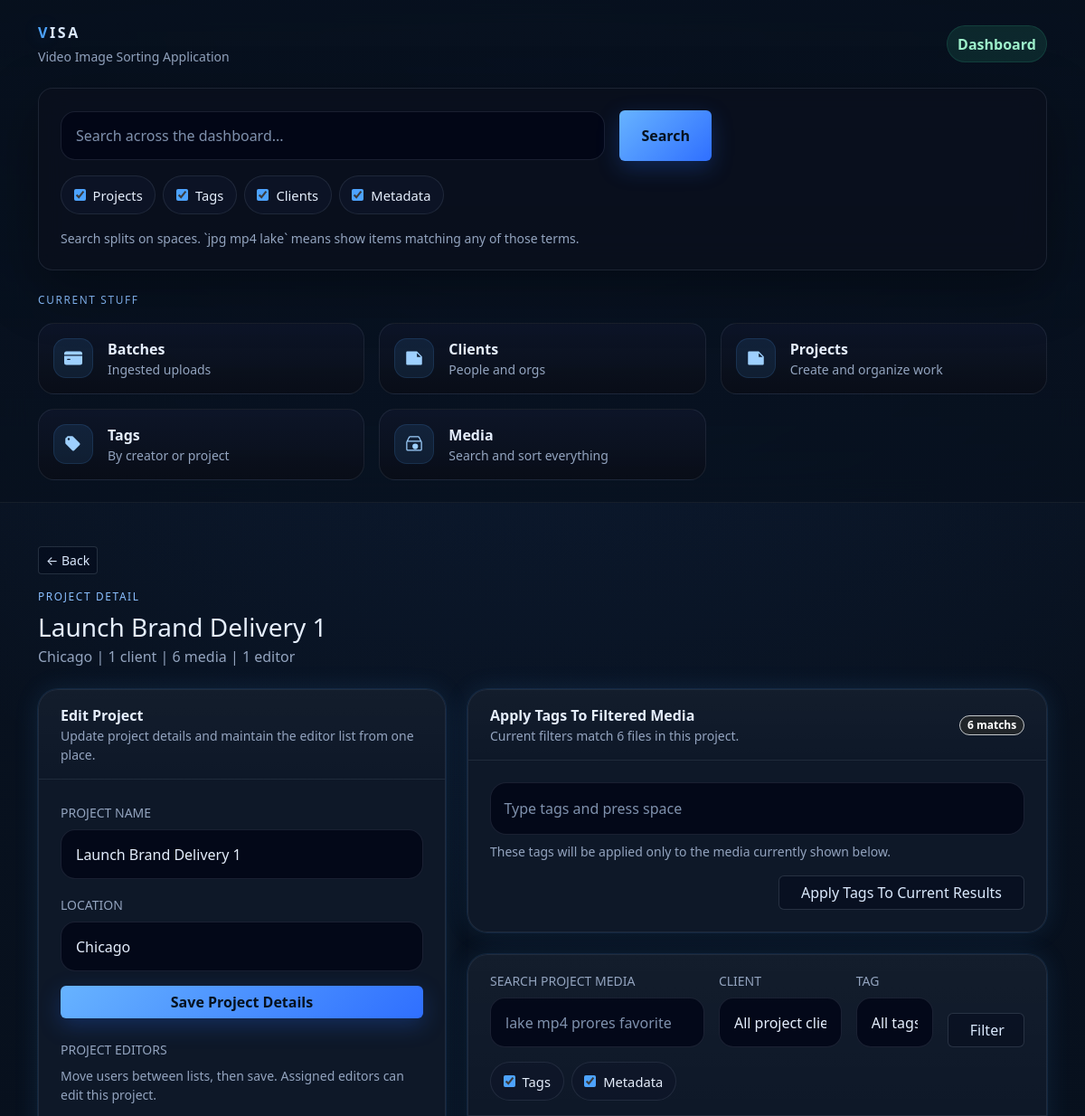
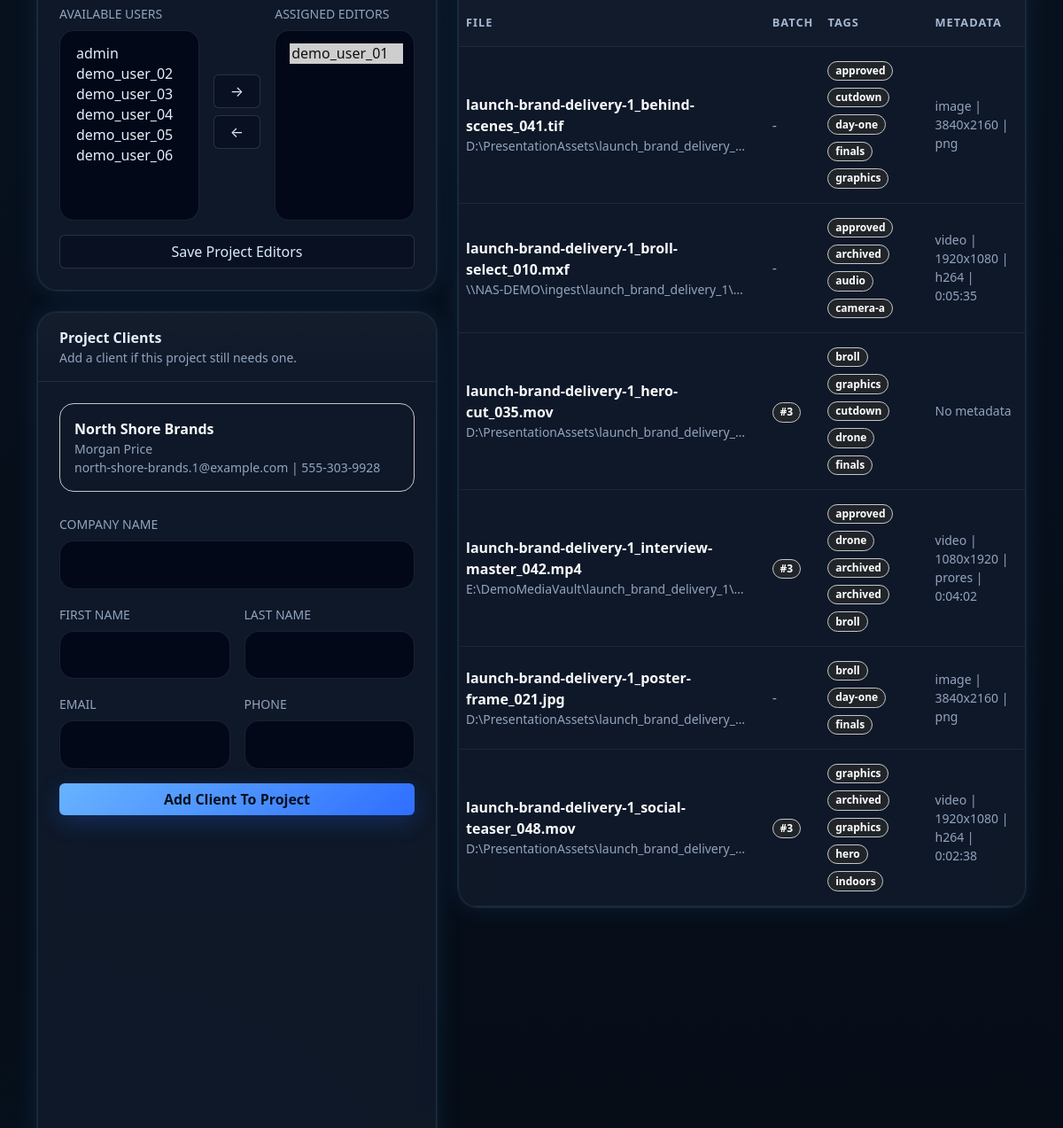
The page /dashboard/projects/1/ (upper part) on the database as committed earlier (2 pictures, top to bottom).
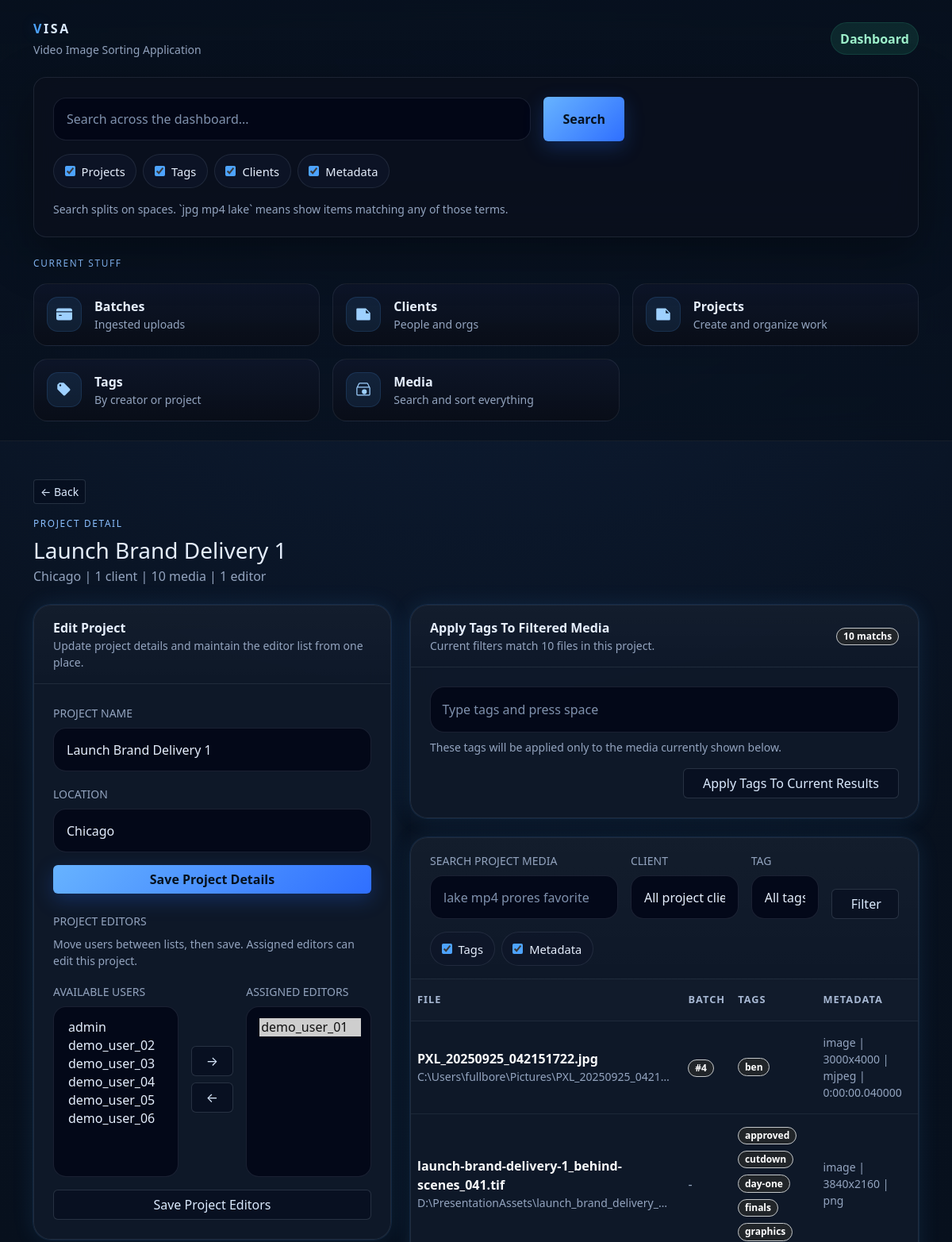
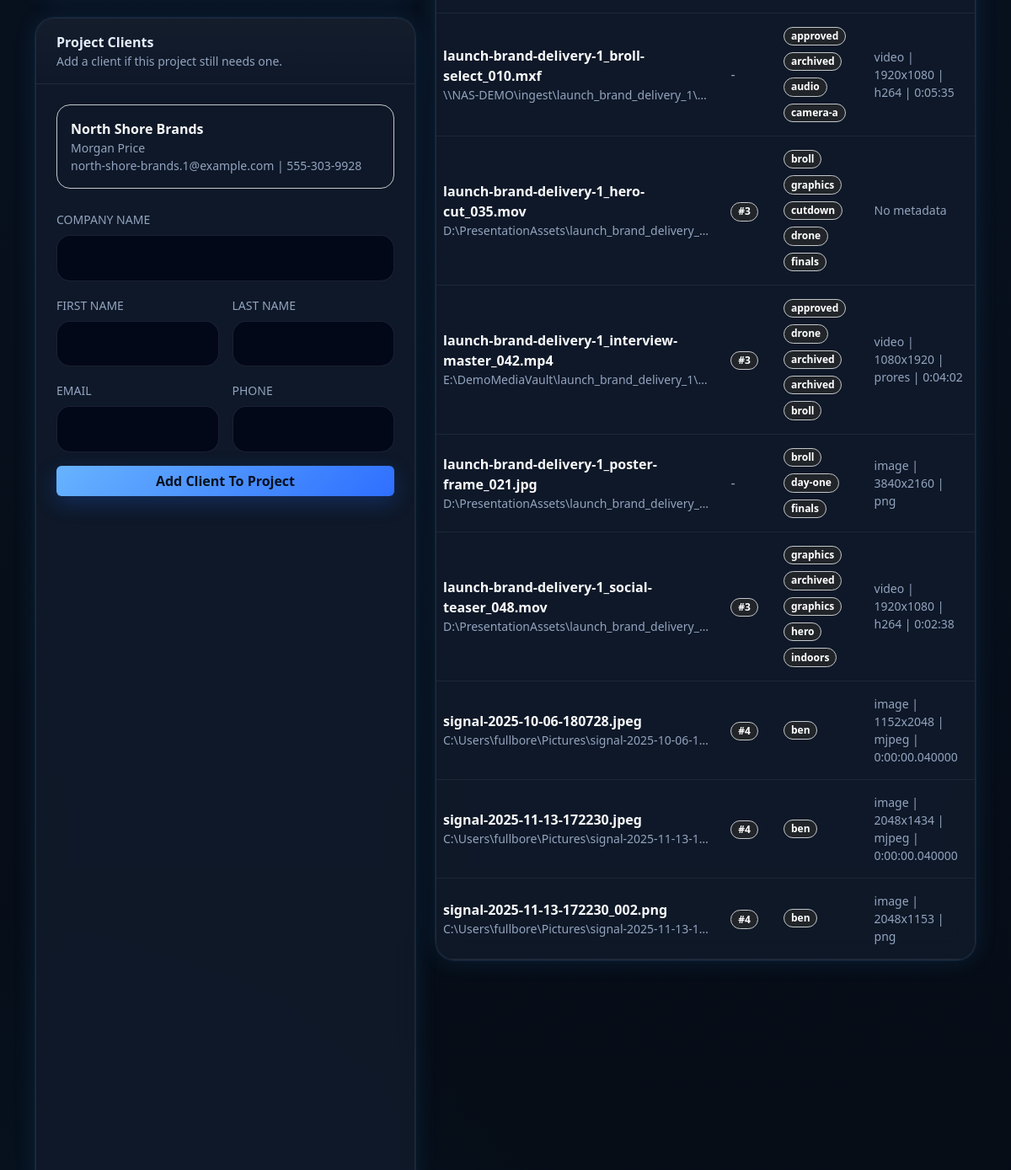
The same page on the database as committed later (2 pictures, top to bottom).
### base/models.py (models this page shows, shortened)
class Project(models.Model):
    name = models.CharField(max_length=90)
    location = models.CharField(max_length=90, blank=True)
    start_date = models.DateField(null=True, blank=True, auto_now_add=True)
    users = models.ManyToManyField(
        settings.AUTH_USER_MODEL,
        through="ProjectUser",
        related_name="projects",
        blank=True,
    )

class Customer(models.Model):
    project = models.ForeignKey(
        Project,
        on_delete=models.CASCADE,
        related_name="customers",
    )
    company_name = models.CharField(max_length=90, blank=True)
    first_name = models.CharField(max_length=90)
    last_name = models.CharField(max_length=90)
    phone = models.CharField(max_length=30, blank=True)
    email = models.EmailField(blank=True)

class Media(models.Model):
    class Meta:
        verbose_name_plural = "Media Files"
    batch = models.ForeignKey(
        Batch,
        on_delete=models.CASCADE,
        related_name="media",
        null=True,
        blank=True,
    )
    project = models.ForeignKey(
        Project,
        on_delete=models.CASCADE,
        related_name="media",
         null=True,
        blank=True,
    )
    file_name = models.CharField(max_length=255)
    file_path = models.CharField(max_length=512, unique=True)
    tags = models.ManyToManyField(
        Tag,
        through="MediaTag",
        related_name="media",
        blank=True,
    )
    created_at = models.DateTimeField(auto_now_add=True)

class Tag(models.Model):
    user = models.ForeignKey(
        settings.AUTH_USER_MODEL,
        on_delete=models.CASCADE,
        related_name="tags",
        null=True,
        blank=True,
    )
    name = models.CharField(max_length=90)
    class Meta:
        constraints = [
            models.UniqueConstraint(fields=["user", "name"], name="uniq_tag_user_name"),
        ]

class MediaMetadata(models.Model):
    class Meta:
        verbose_name_plural = "Media Metadata"
    media = models.OneToOneField(
        Media,
        on_delete=models.CASCADE,
        related_name="metadata",
    )
    file_type = models.CharField(max_length=90, blank=True)
    file_size = models.BigIntegerField(
        null=True,
        blank=True,
        help_text="File size in bytes",
    )
    imported_at = models.DateTimeField(
        null=True,
        blank=True,
        help_text="When this metadata record was imported or created",
    )
    has_color_grade = models.BooleanField(default=False)
    hdr = models.BooleanField(
        null=True,
        blank=True,
        help_text="True/False when known, null when unknown",
    )
    frame_rate = models.DecimalField(
        max_digits=8,
        decimal_places=3,
        null=True,
        blank=True,
        help_text="Frames per second, e.g. 23.976",
    )
    codec = models.CharField(max_length=90, blank=True)
    duration = models.DurationField(
        null=True,
        blank=True,
        help_text="Length of media",
    )
    width = models.PositiveIntegerField(null=True, blank=True)
    height = models.PositiveIntegerField(null=True, blank=True)
    aspect_ratio = models.CharField(
        max_length=90,
        null=True,
        blank=True,
        help_text="Optional source-reported aspect ratio",
    )
    color_space = models.CharField(max_length=90, blank=True)
    bit_rate = models.BigIntegerField(
        null=True,
        blank=True,
        help_text="Bits per second",
    )
    @property
    def resolution(self):
        if self.width and self.height:
            return f"{self.width}x{self.height}"
        return ""

class Batch(models.Model):
    class Meta:
        verbose_name_plural = "Batches"
    created_at = models.DateTimeField(auto_now_add=True)
    closed_at = models.DateTimeField(null=True, blank=True)

### base/views.py (the view, shortened to what this page needs)
# urls.py: path("dashboard/projects/<int:project_id>/", views.dashboard_project_detail, name="dashboard_project_detail"),
def dashboard_project_detail(request, project_id):
    project = get_object_or_404(
        Project.objects.prefetch_related("projectuser_set__user").annotate(
            media_total=Count("media", distinct=True),
            client_total=Count("customers", distinct=True),
        ),
        id=project_id,
    )
    q = (request.GET.get("q") or "").strip()
    client_id = (request.GET.get("client_id") or "").strip()
    tag_id = (request.GET.get("tag_id") or "").strip()
    search_state = _search_state_from_request(request)
    media = _project_media_queryset(project, q=q, client_id=client_id, tag_id=tag_id, search_state=search_state)
    assigned_editors, available_editors = _project_editor_collections(project)
    return render(
        request,
        "base/dashboard_project_detail.html",
        {
            "project": project,
            "clients": project.customers.order_by("company_name", "last_name", "first_name"),
            "assigned_editors": assigned_editors,
            "available_editors": available_editors,
            "media_list": media,
            "media_count": media.count(),
            "tag_options": Tag.objects.filter(media__project=project).order_by("name").distinct(),
            "filters": {"q": q, "client_id": client_id, "tag_id": tag_id},
            **_base_context(search_state),
        },
    )

### base/views.py (called while the page is built)
def _search_terms(query):
    cleaned = []
    seen = set()
    for raw_term in (query or "").split():
        term = raw_term.strip().lower().lstrip(".")
        if term and term not in seen:
            seen.add(term)
            cleaned.append(term)
    return cleaned

def _search_state_from_request(request):
    source = request.POST if request.method == "POST" else request.GET
    query = (source.get("q") or "").strip()
    terms = _search_terms(query)
    selected = {
        scope: bool(source.get(scope))
        for scope in SEARCH_SCOPES
    }
    if not any(selected.values()):
        selected = {scope: True for scope in SEARCH_SCOPES}
    return {"q": query, "terms": terms, **selected}

def _base_context(search_state=None):
    return {
        "search_state": search_state or _empty_search_state(),
    }

### base/templates/base/dashboard_project_detail.html (shortened to what the changed rows need)
{% extends "base/base.html" %}
{% block content %}
  <div class="d-flex flex-wrap justify-content-between align-items-start gap-3 mb-4">
    <div>
      <a href="{% url 'dashboard_projects' %}" class="btn btn-sm btn-outline-visa mb-3">&larr; Back</a>
      <div class="section-label mb-2">Project detail</div>
      <h1 class="h3 mb-1">{{ project.name }}</h1>
      <div class="muted">
        {{ project.location|default:"No location saved" }} | {{ project.client_total }} client | {{ project.media_total }} media | {{ assigned_editors|length }} editor
      </div>
    </div>
  </div>
  <div class="row g-4">
    <div class="col-12 col-xl-5">
      <div class="visa-glass-soft card-visa mb-4">
        <div class="p-4">
          <form method="post" class="mb-4">
            <div class="mb-3">
              <label class="form-label muted small text-uppercase">Project Name</label>
              <input name="name" value="{{ project.name }}" class="form-control search-input">
            </div>
            <div class="mb-3">
              <label class="form-label muted small text-uppercase">Location</label>
              <input name="location" value="{{ project.location }}" class="form-control search-input">
            </div>
          </form>
        </div>
      </div>
      <div class="visa-glass-soft card-visa h-100">
        <div class="p-4">
          <div class="d-grid gap-2 mb-4">
            {% for client in clients %}
              <a href="{% url 'dashboard_client_detail' client.id %}" class="rounded-4 border border-secondary-subtle p-3 text-decoration-none text-reset">
                <div class="fw-semibold text-light">{% if client.company_name %}{{ client.company_name }}{% else %}{{ client.first_name }} {{ client.last_name }}{% endif %}</div>
                <div class="small muted">{{ client.first_name }} {{ client.last_name }}</div>
                <div class="small muted">{% if client.email %}{{ client.email }}{% endif %}{% if client.email and client.phone %} | {% endif %}{% if client.phone %}{{ client.phone }}{% endif %}</div>
              </a>
            {% empty %}
              <div class="rounded-4 border border-secondary-subtle p-3 muted">No clients attached yet.</div>
            {% endfor %}
          </div>
        </div>
      </div>
    </div>
    <div class="col-12 col-xl-7">
      <div class="visa-glass-soft card-visa mb-4">
        <div class="content-card-header px-4 py-3 d-flex flex-wrap justify-content-between align-items-center gap-2">
          <div>
            <div class="fw-semibold">Apply Tags To Filtered Media</div>
            <div class="small muted">Current filters match {{ media_count }} file{{ media_count|pluralize }} in this project.</div>
          </div>
          <span class="badge rounded-pill text-bg-dark border border-secondary-subtle">
            {{ media_count }} match{{ media_count|pluralize }}
          </span>
        </div>
      </div>
      <div class="visa-glass-soft card-visa">
        <div class="table-responsive">
          <table class="table table-visa table-hover align-middle mb-0">
            <thead>
              <tr>
                <th>File</th>
                <th>Batch</th>
                <th>Tags</th>
                <th>Metadata</th>
              </tr>
            </thead>
            <tbody>
              {% for media in media_list %}
                <tr>
                  <td>
                    <a href="{% url 'dashboard_media_detail' media.id %}" class="fw-semibold text-light text-decoration-none">{{ media.file_name }}</a>
                    <div class="small muted text-truncate" style="max-width: 320px;" title="{{ media.file_path }}">{{ media.file_path }}</div>
                  </td>
                  <td>
                    {% if media.batch %}
                      <span class="badge rounded-pill text-bg-dark border border-secondary-subtle">#{{ media.batch.id }}</span>
                    {% else %}
                      <span class="muted">-</span>
                    {% endif %}
                  </td>
                  <td>
                    <div class="d-flex flex-wrap gap-2">
                      {% for tag in media.tags.all %}
                        <a href="{% url 'tags' %}?q={{ tag.name|urlencode }}" class="badge rounded-pill text-bg-dark border border-secondary-subtle text-decoration-none">{{ tag.name }}</a>
                      {% empty %}
                        <span class="muted">-</span>
                      {% endfor %}
                    </div>
                  </td>
                  <td class="small muted">
                    {% if media.metadata %}
                      {{ media.metadata.file_type|default:"unknown" }}
                      {% if media.metadata.resolution %}| {{ media.metadata.resolution }}{% endif %}
                      {% if media.metadata.codec %}| {{ media.metadata.codec }}{% endif %}
                      {% if media.metadata.duration %}| {{ media.metadata.duration }}{% endif %}
                    {% else %}
                      No metadata
                    {% endif %}
                  </td>
                </tr>
              {% empty %}
                <tr><td colspan="4" class="text-center py-5"><div class="muted">No media attached to this project yet.</div></td></tr>
              {% endfor %}
            </tbody>
          </table>
        </div>
      </div>
    </div>
  </div>
{% endblock %}

Rows that differ between the two databases and show on the page:
computed for Project "Launch Brand Delivery 1": media_total "6" → "10"
added Media: file_name "PXL_20250925_042151722.jpg", file_path "C:\\Users\\fullbore\\Pictures\\PXL_20250925_0421…", batch.id "4", metadata.file_type "image", metadata.resolution "3000x4000", metadata.codec "mjpeg", metadata.duration "0:00:00.040000"
added Tag: name "ben"
added Media: file_name "signal-2025-10-06-180728.jpeg", file_path "C:\\Users\\fullbore\\Pictures\\signal-2025-10-06-1…", batch.id "4", metadata.file_type "image", metadata.resolution "1152x2048", metadata.codec "mjpeg", metadata.duration "0:00:00.040000"
added Media: file_name "signal-2025-11-13-172230.jpeg", file_path "C:\\Users\\fullbore\\Pictures\\signal-2025-11-13-1…", batch.id "4", metadata.file_type "image", metadata.resolution "2048x1434", metadata.codec "mjpeg", metadata.duration "0:00:00.040000"
added Media: file_name "signal-2025-11-13-172230_002.png", file_path "C:\\Users\\fullbore\\Pictures\\signal-2025-11-13-1…", batch.id "4", metadata.file_type "image", metadata.resolution "2048x1153", metadata.codec "png"
Other text that changed with them:
{{ media_count }}: "6" → "10"
